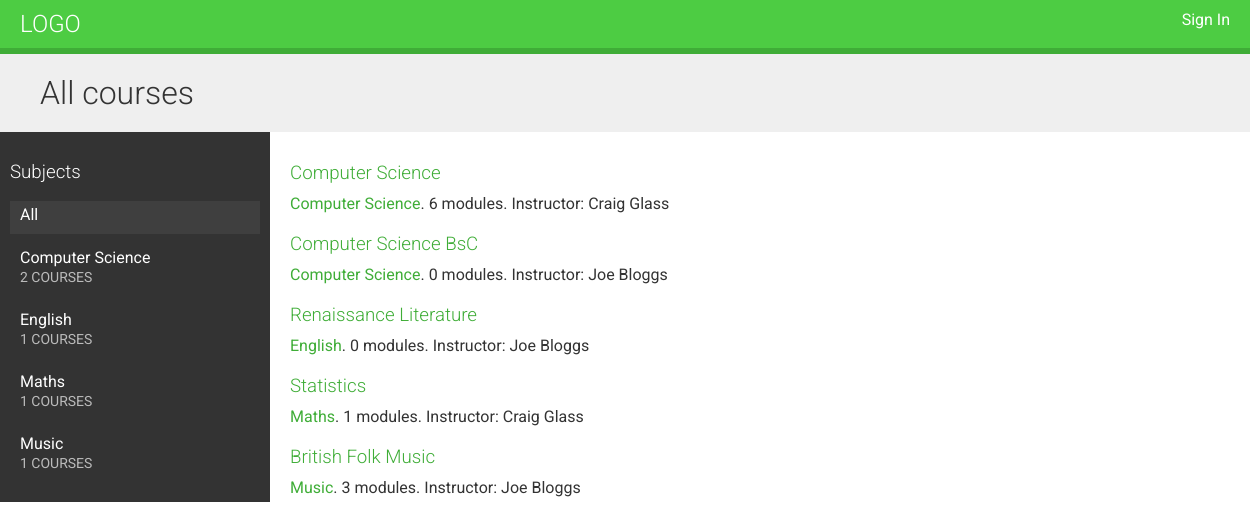
The page / on the database its author committed.
### courses/models.py (models this page shows, shortened)
class Subject(models.Model):
    title = models.CharField(max_length=200)
    slug = models.SlugField(max_length=200, unique=True)
    class Meta:
        ordering = ['title']
    def __str__(self):
        return self.title

class Course(models.Model):
    owner = models.ForeignKey(User,
                              related_name='courses_created',
                              on_delete=models.CASCADE)
    subject = models.ForeignKey(Subject,
                                related_name='courses',
                                on_delete=models.CASCADE)
    title = models.CharField(max_length=200)
    slug = models.SlugField(max_length=200, unique=True)
    overview = models.TextField()
    created = models.DateTimeField(auto_now_add=True)
    class Meta:
        ordering = ['-created']

### courses/views.py (the view)
# urls.py: path('', CourseListView.as_view(), name='course_list'),
class CourseListView(TemplateResponseMixin, View):
    model = Course
    template_name = 'courses/course/list.html'
    def get(self, request, subject=None):
        subjects = Subject.objects.annotate(
            total_courses=Count('courses')
        )
        courses = Course.objects.annotate(
            total_modules=Count('modules')
        )
        if subject:
            subject = get_object_or_404(Subject, slug=subject)
            courses = courses.filter(subject=subject)
        return self.render_to_response({'subjects': subjects,
                                        'subject': subject,
                                        'courses': courses})

### courses/templates/courses/course/list.html (shortened to what this page needs)
{% extends "base.html" %}
{% block content %}
<h1>
    {% if subject %}
    {{ subject.title }} courses
    {% else %}
    All courses
    {% endif %}
</h1>
<div class="contents">
    <h3>Subjects</h3>
    <ul id="modules">
        <li {% if not subject %}class="selected"{% endif %}>
        <a href="{% url 'course_list' %}">All</a>
        </li>
        {% for s in subjects %}
        <li {% if subject == s %}class="selected"{% endif %}>
        <a href="{% url 'course_list_subject' s.slug %}">
            {{ s.title }}
            <br><span>{{ s.total_courses }} courses</span>
        </a>
        </li>
        {% endfor %}
    </ul>
</div>
<div class="module">
    {% for course in courses %}
        {% with subject=course.subject %}
        <h3>
            <a href="{% url 'course_detail' course.slug %}">
                {{ course.title }}
            </a>
        </h3>
        <p>
            <a href="{% url 'course_list_subject' subject.slug %}">{{ subject }}</a>.
            {{ course.total_modules }} modules.
            Instructor: {{ course.owner.get_full_name }}
        </p>
        {% endwith %}
    {% endfor %}
</div>
{% endblock %}

### courses/templates/base.html (shortened to what this page needs)
{% load static %}
<!DOCTYPE html>
<html lang="en">
<head>
    <link href="{% static "css/base.css" %}" rel="stylesheet">
</head>
<body>
<header>
    <a href="/" class="logo">Logo</a>
    <ul class="menu">
        {% if request.user.is_authenticated %}
        <li><a href="{% url 'logout' %}">Sign Out</a></li>
        {% else %}
        <li><a href="{% url 'login' %}">Sign In</a></li>
        {% endif %}
    </ul>
</header>
<div id="content">
    {% block content %}
    {% endblock %}
</div>
</body>
</html>

### courses/static/css/base.css (style rules this page uses)
body { margin:0; font-family:'Roboto', sans-serif; font-weight:400; color:#333; }
a { color:#3fad37; text-decoration:none; }
ul { float:left; }
h1, h2, h3, h4, h5, h6 { font-family:'Roboto', sans-serif; font-weight:300; }
h1 { background:#efefef; width:100%; overflow:auto; padding:20px 0 20px 40px; margin:0; }
.module { padding:10px 20px; float:left; width:600px; }
.module h3 { margin:20px 0 0; padding:0; width:100%; }
.module p { margin:10px 0 20px; width:100%; float:left; }
header { background:#4dcc43; overflow:auto; padding:10px 20px; border-bottom:6px solid #3fad37; }
header .logo { text-decoration:none; font-family:'Roboto', sans-serif; font-weight:300; text-transform:uppercase; font-size:24px; color:#fff; float:left; }
header a { color:#fff; }
header .menu { list-style:none; float:right; margin:0; padding:0; }
.contents { width:20%; padding:10px; float:left; background:#333; color: #fff; font-family:'Roboto', sans-serif; }
.contents ul { list-style:none; margin:0; padding:0; width:100%; }
.contents ul li { margin:0 0 10px 0; padding:4px 10px 10px; overflow:auto; cursor:move; }
.contents ul li.selected { background:#3f3f3f; }
.contents ul span { text-transform:uppercase; color:#bbb; font-size:14px; }
.contents ul a { display:block; color:#fff; text-decoration:none; }

### rows shown on the page
Subject: title "Computer Science", total_courses "2"
Subject: title "English", total_courses "1"
Subject: title "Maths", total_courses "1"
Subject: title "Music", total_courses "1"
Course: title "Computer Science", subject "Computer Science", total_modules "6", owner.get_full_name "Craig Glass"
Course: title "Computer Science BsC", subject "Computer Science", total_modules "0", owner.get_full_name "Joe Bloggs"
Course: title "Renaissance Literature", subject "English", total_modules "0", owner.get_full_name "Joe Bloggs"
Course: title "Statistics", subject "Maths", total_modules "1", owner.get_full_name "Craig Glass"
Course: title "British Folk Music", subject "Music", total_modules "3", owner.get_full_name "Joe Bloggs"
